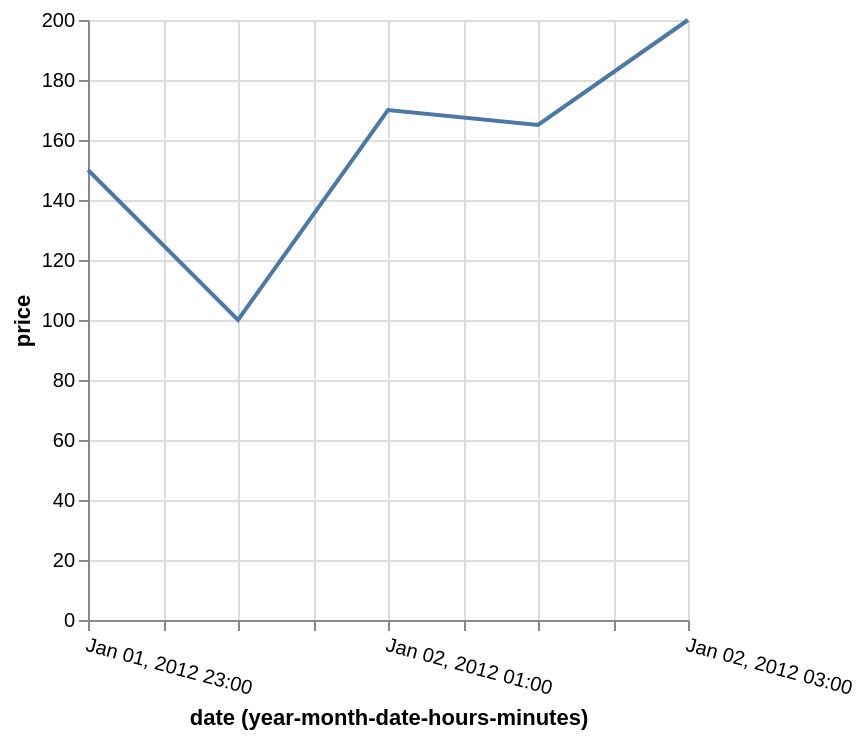

Write the Vega-Lite specification saved for this chart.
### Vega-Lite specification from a JSON file in a GitHub repository (floating-point values rounded to 4 significant figures)
{"$schema": "https://vega.github.io/schema/vega-lite/v6.json", "description": "Using utc scale with local time input.", "data": {"values": [{"date": "Sun, 01 Jan 2012 23:00:00", "price": 150}, {"date": "Sun, 02 Jan 2012 00:00:00", "price": 100}, {"date": "Sun, 02 Jan 2012 01:00:00", "price": 170}, {"date": "Sun, 02 Jan 2012 02:00:00", "price": 165}, {"date": "Sun, 02 Jan 2012 03:00:00", "price": 200}]}, "mark": "line", "encoding": {"x": {"field": "date", "timeUnit": "yearmonthdatehoursminutes", "scale": {"type": "utc"}, "axis": {"labelAngle": 15}}, "y": {"field": "price", "type": "quantitative"}}}
